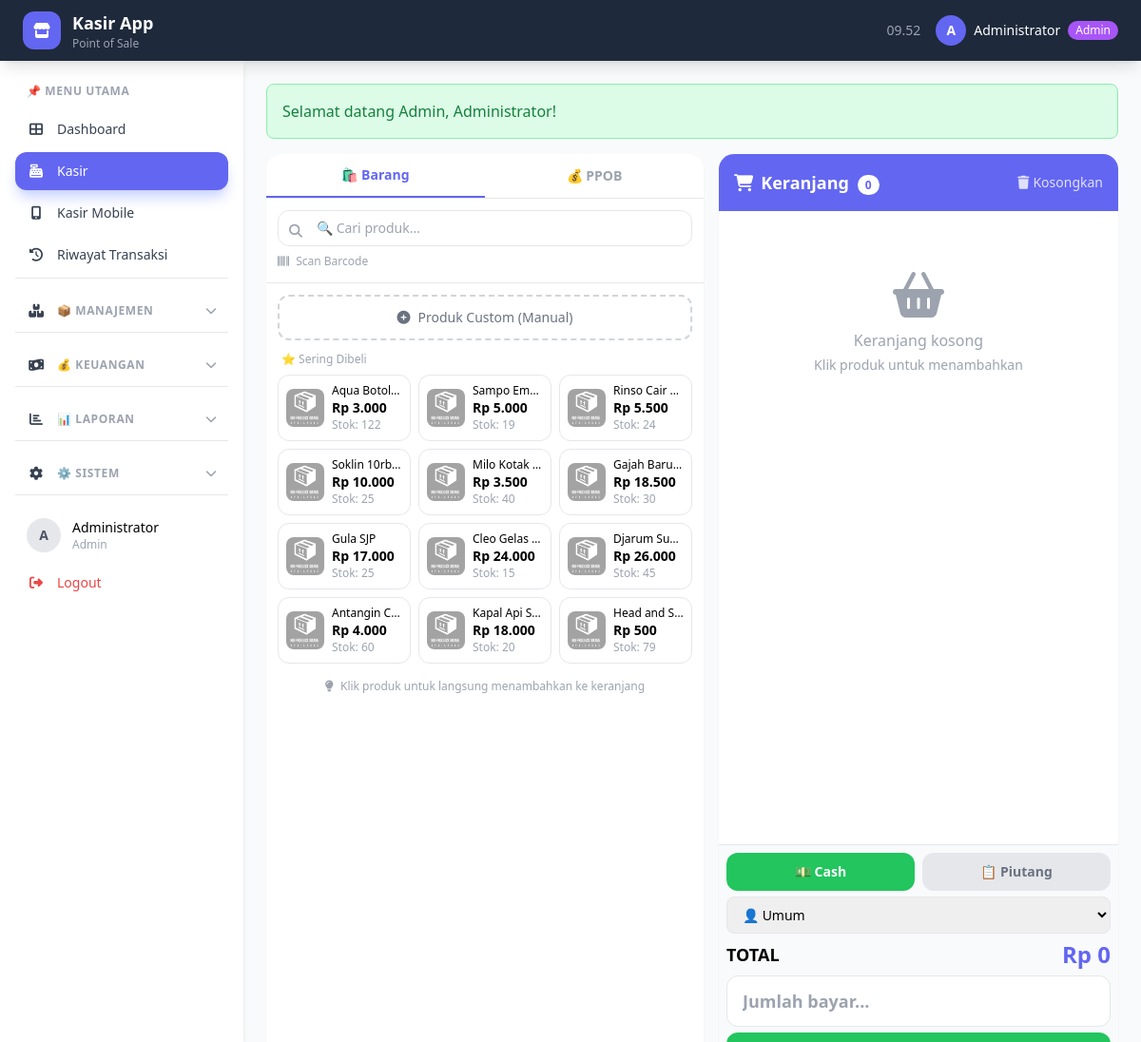
/index.php?page=kasir (signed in), run on the app's committed database.
### tables this page shows
CREATE TABLE `produk` (
  `id` int(11) NOT NULL AUTO_INCREMENT,
  `kode` varchar(50) NOT NULL,
  `nama` varchar(100) NOT NULL,
  `gambar` varchar(255) DEFAULT NULL,
  `satuan_dasar` varchar(20) NOT NULL DEFAULT 'pcs',
  `harga_beli` decimal(10,2) NOT NULL DEFAULT 0.00,
  `harga_jual` decimal(10,2) NOT NULL DEFAULT 0.00,
  `stok_dasar` int(11) NOT NULL DEFAULT 0,
  `created_at` timestamp NOT NULL DEFAULT current_timestamp(),
  `updated_at` timestamp NOT NULL DEFAULT current_timestamp() ON UPDATE current_timestamp(),
  PRIMARY KEY (`id`),
  UNIQUE KEY `kode` (`kode`)
);

### functions/upload.php (called while the page is built, shortened)
<?php
function getGambar($gambar = null) {
    return "uploads/produk/default.png";
}
?>

### halaman/kasir.php (the view, shortened to what this page needs)
<?php
$fast_moving = mysqli_query($conn, "
    SELECT pr.*,
           COALESCE(SUM(td.qty),0) as total_terjual
    FROM produk pr
    LEFT JOIN transaksi_detail td ON pr.id = td.produk_id
    LEFT JOIN transaksi t ON td.transaksi_id = t.id
        AND DATE(t.created_at) >= DATE_SUB(CURDATE(), INTERVAL 30 DAY)
    WHERE pr.stok_dasar > 0
    GROUP BY pr.id
    ORDER BY total_terjual DESC
    LIMIT 12
");
?>
<div class="flex gap-4 h-full">
    <div class="flex-1 bg-white rounded-2xl shadow-sm flex flex-col overflow-hidden">
        <div class="border-b flex">
            <button id="tab-barang" onclick="switchTab('barang')"
                    class="flex-1 py-3 text-sm font-semibold border-b-2 border-primary text-primary transition">
                🛍️ Barang
            </button>
            <button id="tab-ppob" onclick="switchTab('ppob')"
                    class="flex-1 py-3 text-sm font-semibold text-gray-400 hover:text-gray-600 transition">
                💰 PPOB
            </button>
        </div>
        <div class="p-3 border-b space-y-2">
            <div class="relative">
                <i class="fas fa-search absolute left-3 top-3 text-gray-400 text-sm"></i>
                <input type="text" id="cari-produk" placeholder="🔍 Cari produk..."
                       class="w-full pl-10 pr-4 py-2 border rounded-xl text-sm focus:ring-2 focus:ring-primary outline-none"
                       oninput="searchProduk(this.value)">
            </div>
            <button onclick="toggleBarcode()" id="btn-barcode" class="text-xs text-gray-400 hover:text-primary transition">
                <i class="fas fa-barcode mr-1"></i> Scan Barcode
            </button>
        </div>
        <div id="content-barang" class="flex-1 overflow-y-auto p-3">
            <div class="mb-3">
                <button onclick="showCustomProduk()"
                        class="w-full flex items-center justify-center gap-2 p-3 border-2 border-dashed border-gray-300 rounded-xl text-gray-500 hover:border-primary hover:text-primary transition text-sm">
                    <i class="fas fa-plus-circle"></i> Produk Custom (Manual)
                </button>
            </div>
            <p class="text-xs text-gray-400 font-medium mb-2 px-1">⭐ Sering Dibeli</p>
            <div class="grid grid-cols-2 md:grid-cols-3 gap-2 mb-4">
                <?php while($fm = mysqli_fetch_assoc($fast_moving)): ?>
                <button onclick="addToCart(
                    <?= $fm['id'] ?>,
                    '<?= addslashes($fm['nama']) ?>',
                    <?= $fm['harga_jual'] ?>,
                    '<?= $fm['satuan_dasar'] ?>',
                    <?= $fm['stok_dasar'] ?>,
                    1,
                    'dasar',
                    <?= $fm['harga_beli'] ?>
                )" class="produk-item text-left p-2 border rounded-xl hover:border-primary hover:shadow transition group">
                    <div class="flex items-center gap-2">
                        <img src="<?= getGambar($fm['gambar']) ?>" class="w-10 h-10 object-cover rounded-lg flex-shrink-0" onerror="this.src='uploads/produk/default.png'">
                        <div class="min-w-0 flex-1">
                            <p class="text-xs font-medium truncate group-hover:text-primary"><?= $fm['nama'] ?></p>
                            <p class="text-sm font-bold"><?= rupiah($fm['harga_jual']) ?></p>
                            <p class="text-xs text-gray-400">Stok: <?= $fm['stok_dasar'] ?></p>
                        </div>
                    </div>
                </button>
                <?php endwhile; ?>
            </div>
            <p class="text-xs text-gray-400 text-center mt-4">
                <i class="fas fa-lightbulb mr-1"></i> Klik produk untuk langsung menambahkan ke keranjang
            </p>
        </div>
    </div>
    <div class="w-[420px] bg-white rounded-2xl shadow-sm flex flex-col overflow-hidden flex-shrink-0">
        <div class="p-4 bg-primary text-white flex items-center justify-between">
            <h2 class="font-bold text-lg">
                <i class="fas fa-shopping-cart mr-2"></i>Keranjang
                <span id="count-keranjang" class="bg-white text-primary px-2 py-0.5 rounded-full text-xs ml-1">0</span>
            </h2>
            <button onclick="clearCart()" class="text-sm text-white/80 hover:text-white transition">
                <i class="fas fa-trash mr-1"></i>Kosongkan
            </button>
        </div>
        <div class="flex-1 overflow-y-auto" id="keranjang-container">
            <div id="keranjang-kosong" class="text-center py-16 text-gray-400">
                <i class="fas fa-shopping-basket text-5xl mb-3"></i>
                <p>Keranjang kosong</p>
                <p class="text-sm mt-1">Klik produk untuk menambahkan</p>
            </div>
        </div>
        <div class="border-t p-2 space-y-1.5 bg-gray-50 text-xs">
            <div class="flex gap-2">
                <button id="metode-cash" onclick="setMetode('cash')"
                        class="flex-1 py-2.5 rounded-xl text-sm font-bold bg-green-500 text-white transition">
                    💵 Cash
                </button>
                <button id="metode-piutang" onclick="setMetode('piutang')"
                        class="flex-1 py-2.5 rounded-xl text-sm font-bold bg-gray-200 text-gray-500 transition">
                    📋 Piutang
                </button>
            </div>
            <div>
                <select id="pelanggan-select" class="w-full px-3 py-2 border rounded-lg text-sm" onchange="updatePelanggan()">
                    <option value="">👤 Umum</option>
                </select>
            </div>
            <div class="flex justify-between items-center text-lg">
                <span class="font-bold">TOTAL</span>
                <span class="text-2xl font-bold text-primary" id="grand-total">Rp 0</span>
            </div>
            <div id="input-bayar-area">
                <input type="number" id="input-bayar" placeholder="Jumlah bayar..."
                       class="w-full px-4 py-3 border rounded-xl text-lg font-bold focus:ring-2 focus:ring-primary outline-none"
                       onkeyup="hitungKembalian()">
            </div>
            <button id="btn-bayar" onclick="prosesPembayaran()" disabled
                    class="w-full py-3 rounded-xl font-bold text-lg hover:bg-green-600 disabled:bg-gray-300 disabled:cursor-not-allowed transition"
                    style="background-color: #22c55e; color: white;">
            </button>
        </div>
    </div>
</div>

### data on the page
produk: nama "Aqua Botol…", harga_jual "Rp 3.000", stok_dasar "122"
produk: nama "Sampo Em…", harga_jual "Rp 5.000", stok_dasar "19"
produk: nama "Rinso Cair…", harga_jual "Rp 5.500", stok_dasar "24"
produk: nama "Soklin 10rb…", harga_jual "Rp 10.000", stok_dasar "25"
produk: nama "Milo Kotak…", harga_jual "Rp 3.500", stok_dasar "40"
produk: nama "Gajah Baru…", harga_jual "Rp 18.500", stok_dasar "30"
produk: nama "Gula SJP", harga_jual "Rp 17.000", stok_dasar "25"
produk: nama "Cleo Gelas…", harga_jual "Rp 24.000", stok_dasar "15"
produk: nama "Djarum Su…", harga_jual "Rp 26.000", stok_dasar "45"
produk: nama "Antangin C…", harga_jual "Rp 4.000", stok_dasar "60"
produk: nama "Kapal Api S…", harga_jual "Rp 18.000", stok_dasar "20"
produk: nama "Head and S…", harga_jual "Rp 500", stok_dasar "79"

### other printed values
APP_NAME "Kasir App"
substr($user['nama'], 0, 1) "A"
$user['nama'] "Administrator"
$user['role'] "Admin"
$_SESSION[$nama] "Selamat datang Admin, Administrator!"
